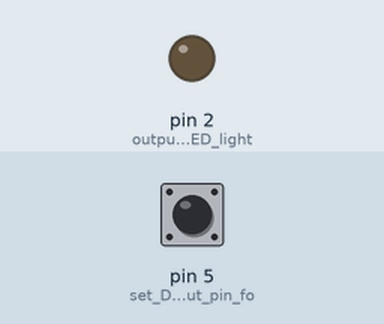
Bench run of a sketch on a simulated Arduino Uno, built with avr-gcc and run on an emulated ATmega328P. Parts: output pins drawn as LEDs (lit = HIGH). Inputs (shaded band) come from the test bench; at power-on: pin 5 (set_D5_as_an_input_pin_fo) HIGH.

Above: at 1.2 s.
1.3 s: pin 5 (set_D5_as_an_input_pin_fo) pulled LOW for 0.15 s
At 1.37 s:
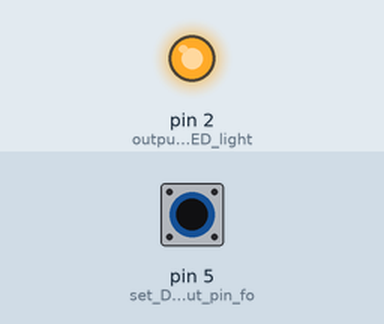
2.9 s: pin 5 (set_D5_as_an_input_pin_fo) pulled LOW for 3.2 s
At 7.2 s:
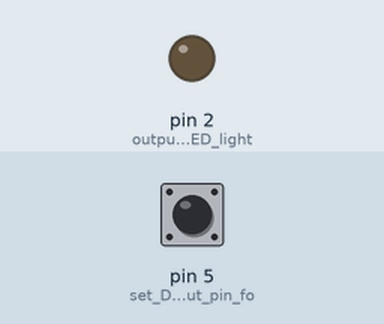
Timing chart, 0 to 8.7 s (numbered marks = the images above; inputs shaded):
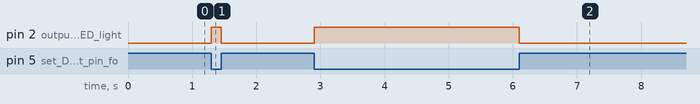

The sketch:

blinking_led_with_button.ino
```cpp
void setup() {
  // put your setup code here, to run once:
  pinMode(2, OUTPUT);                   // output is the LED light
  pinMode(5, INPUT_PULLUP);             // set D5 as an input pin for the button
}

void loop() {
  // put your main code here, to run repeatedly:
  bool buttonState = digitalRead(5);    // track button press

  if (buttonState == LOW) {
    digitalWrite(2, HIGH);              // button held down. turn LED on. HIGH = high state
  } else {
    digitalWrite(2,LOW);                // button released. turn LED off. LOW = low state
  }
}
```

Measured:
- after the input at 1.3 s, pin 2 (output_is_the_LED_light): LOW → HIGH at once, → LOW 0.15 s later
- after the input at 2.9 s, pin 2 (output_is_the_LED_light): LOW → HIGH at once, → LOW 3.2 s later
